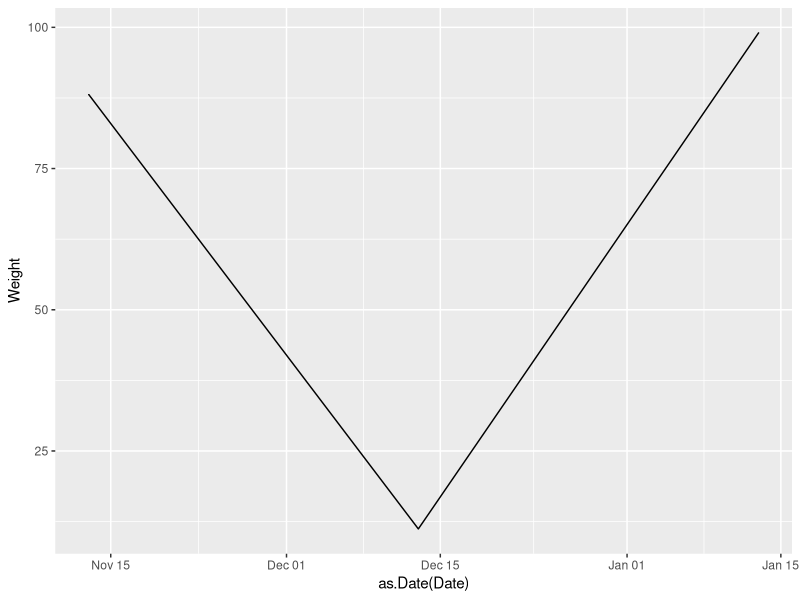

This chart was generated by the following R code: (Note: this script raises an error after producing the figure.)
rm(list=ls())

# Libraries
# install.packages("ggplot2")
library(ggplot2)

# create data
weight.data <- read.csv(file="data/weight.csv")

# Plot
ggplot(weight.data, aes(x=as.Date(Date), y=Weight)) +
  geom_line()

ggsave("plotimg/weight.jpg", width = 2000, height = 1000, units = "px")
